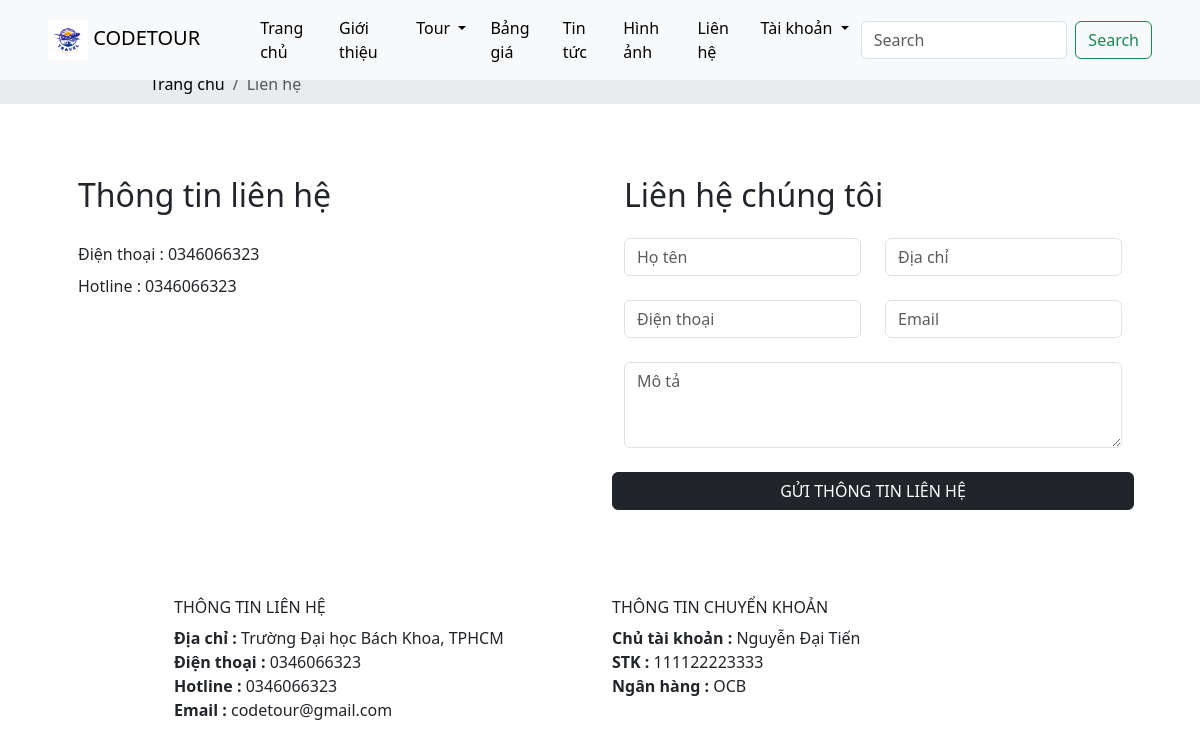
The page /user/home/contact on the database its author committed.
### tables this page shows
CREATE TABLE `general` (
  `address` varchar(256) NOT NULL,
  `phone_number` varchar(16) NOT NULL,
  `hotline` varchar(16) NOT NULL,
  `email` varchar(32) NOT NULL,
  `transfer_name` varchar(64) NOT NULL,
  `account_number` varchar(32) NOT NULL,
  `bank_name` varchar(64) NOT NULL
);

### app/views/user/layout.php (called while the page is built)
<?php
$path = str_replace('index.php', '', $_SERVER['SCRIPT_NAME']);
include 'partials/header.php';
require_once '../app/views/user/' . $data['page'] . '.php';
include 'partials/footer.php';

### app/core/controller.php (called while the page is built, shortened)
<?php
class Controller
{
    protected function viewUser($view, $data = [])
    {
        require '../app/views/user/' . $view . '.php';
    }
}

### app/controllers/user/homeController.php (called while the page is built, shortened)
<?php
class HomeController extends Controller
{
    private $category;
    private $general;
    public function __construct()
    {
        $this->categoryModel = $this->model("categoryModel");
        $this->generalModel = $this->model("generalModel");
        $this->general = $this->generalModel->getAll();
        $this->category = $this->categoryModel->getAll();
    }
    public function contact()
    {
        $this->viewUser('layout', ['page' => 'home/contact', 'category' => $this->category, 'general' => $this->general]);
    }
}

### app/core/router.php (called while the page is built, shortened)
<?php
class Router
{
    protected $action = 'index';
    public function __construct()
    {
        $arr = $this->processUrl();
        if (isset($arr[0])) {
            unset($arr[0]);
        }
        if (isset($arr[1])) {
            unset($arr[1]);
        }
        $this->controller = new $this->controller();
        if (isset($arr[2])) {
            if (method_exists($this->controller, $arr[2])) {
                $this->action = $arr[2];
            }
            unset($arr[2]);
        }
        $this->params = $arr ? array_values($arr) : [];
        call_user_func_array([$this->controller, $this->action], $this->params);
    }
    public function processUrl()
    {
        if (isset($_GET['url'])) {
            return explode('/', filter_var(trim($_GET['url'], '/')));
        }
    }
}

### public/index.php (called while the page is built, shortened)
<?php
$route = new Router();

### app/core/database.php (called while the page is built, shortened)
<?php
class Database
{
    private static $host = 'localhost';
    private static $user = 'root';
    private static $pass = '';
    private static $dbname = 'code_tour';
    public static $link;
    public static function connectDB()
    {
        try {
            self::$link = new mysqli(self::$host, self::$user, self::$pass, self::$dbname);
            mysqli_set_charset(self::$link, 'utf8');
            return self::$link;
        } catch (Exception $e) {
            echo "Connection error: " . $e->getMessage();
        }
    }
    public function select($query)
    {
        $result = self::$link->query($query) or
        die($this->link->error . __LINE__);
        if ($result->num_rows > 0) {
            return $result;
        } else {
            return false;
        }
    }
}

### app/models/generalModel.php (called while the page is built, shortened)
<?php
class GeneralModel
{
    private $database;
    public function __construct()
    {
        $this->database = new Database();
    }
    public function getAll()
    {
        $query = "SELECT * FROM general";
        $data = $this->database->select($query);
        return $data->fetch_all(MYSQLI_ASSOC)[0];
    }
}

### app/views/user/home/contact.php (the view)
<nav aria-label="breadcrumb">
    <div class="bg-body-secondary hide">
        <ol class="mx-auto w-75 breadcrumb py-2 fs-6">
        <li class="breadcrumb-item">
          <a class="text-black link-underline link-underline-opacity-0 breadcrumb__item"
          href="<?php echo $path ?>user/home/homepage">Trang chủ</a></li>
        <li class="breadcrumb-item active">
          Liên hệ
          </li>
      </ol>
    </div>
    </nav>
<div class="m-4">
    <div class="container p-4 d-flex justify-content-between">
        <div class="left__contact p-4">
            <div class="title_main_page w-100">
                <h2 class="title-head mb-4">Thông tin liên hệ</h2>
                <div class="main-contact">
                    <p>
                        <span style="line-height:2.0;">Điện thoại : <?php echo $data['general']['phone_number'] ?><br>
                            Hotline : <?php echo $data['general']['hotline'] ?></span>
                    </p>
                </div>
            </div>
        </div>
        <div class="right__contact p-4 w-50">
            <div class="title_main_page">
                <h2 class="title-head mb-4">Liên hệ chúng tôi</h2>
                <form class="d-flex flex-column gap-4" method="post">
                    <div class="row">
                        <div class="col">
                            <input name="fullname" type="text" class="form-control" placeholder="Họ tên" required>
                        </div>
                        <div class="col">
                            <input name="address" type="text" class="form-control" placeholder="Địa chỉ" required>
                        </div>
                    </div>
                    <div class="row">
                        <div class="col">
                            <input name="phone" type="text" class="form-control" placeholder="Điện thoại" required>
                        </div>
                        <div class="col">
                            <input name="email" type="email" class="form-control" placeholder="Email" required>
                        </div>
                    </div>
                    <div class="row">
                        <div class="col">
                            <textarea name="description" placeholder="Mô tả" class="form-control" id="exampleFormControlTextarea1" rows="3" required></textarea>
                        </div>
                    </div>
                    <div class="row">
                            <button class="btn btn-dark" type="submit"> GỬI THÔNG TIN LIÊN HỆ</button>
                    </div>
                </form>
            </div>
        </div>
    </div>
</div>

### app/views/user/partials/footer.php (shortened to what this page needs)
<div class="bg-whitesmoke py-3">
  <div class="container-fluid row w-75 mx-auto">
    <div class="col-md-6 pb-5 pb-md-0">
      <h5 class="fs-6">THÔNG TIN LIÊN HỆ</h5>
      <ul class="list-group list-unstyled">
        <li><span class="fw-semibold">Địa chỉ : </span><?php echo $data['general']['address'] ?></li>
        <li><span class="fw-semibold">Điện thoại : </span><?php echo $data['general']['phone_number'] ?> </li>
        <li><span class="fw-semibold">Hotline : </span><?php echo $data['general']['hotline'] ?></li>
        <li><span class="fw-semibold">Email : </span><?php echo $data['general']['email'] ?></li>
      </ul>
    </div>
    <div class="col-md-6">
      <h5 class="fs-6">THÔNG TIN CHUYỂN KHOẢN</h5>
      <ul class="list-group list-unstyled">
        <li><span class="fw-semibold">Chủ tài khoản : </span><?php echo $data['general']['transfer_name'] ?></li>
        <li><span class="fw-semibold">STK : </span><?php echo $data['general']['account_number'] ?></li>
        <li><span class="fw-semibold">Ngân hàng : </span><?php echo $data['general']['bank_name'] ?></li>
      </ul>
    </div>
  </div>
</div>
</body>
</html>

### rows shown on the page
general: phone_number "0346066323", hotline "0346066323", address "Trường Đại học Bách Khoa, TPHCM", email "codetour@gmail.com", transfer_name "Nguyễn Đại Tiến", account_number "111122223333", bank_name "OCB"
